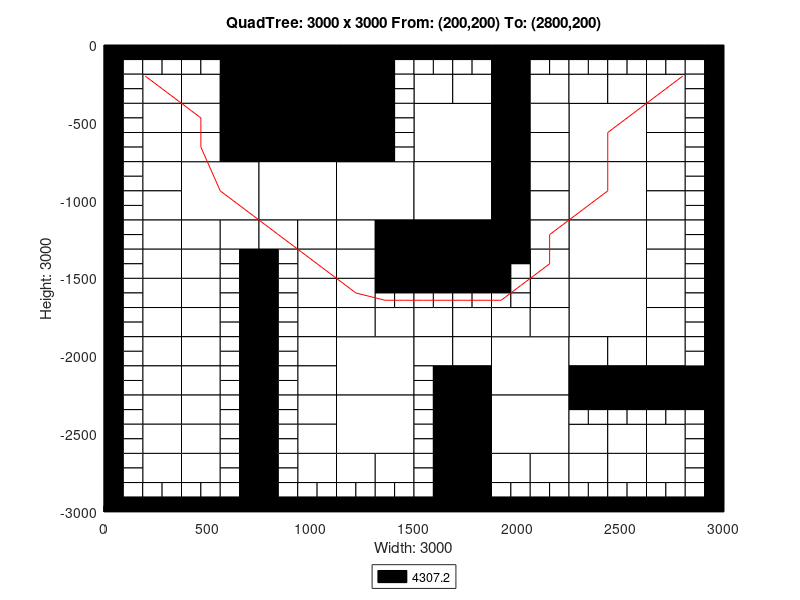

The MATLAB script that drew this image:
axis([0 3000 -3000 0]);
title('QuadTree: 3000 x 3000 From: (200,200) To: (2800,200)');
xlabel('Width: 3000');
ylabel('Height: 3000');
rectangle('Position',[750 -375 375 375], 'FaceColor',[0 0 0]);
rectangle('Position',[750 -750 375 375], 'FaceColor',[0 0 0]);
rectangle('Position',[375 -1125 375 375], 'FaceColor',[1 1 1]);
rectangle('Position',[750 -1125 375 375], 'FaceColor',[1 1 1]);
rectangle('Position',[1125 -1125 375 375], 'FaceColor',[1 1 1]);
rectangle('Position',[1500 -750 375 375], 'FaceColor',[1 1 1]);
rectangle('Position',[2250 -750 375 375], 'FaceColor',[1 1 1]);
rectangle('Position',[1500 -1125 375 375], 'FaceColor',[1 1 1]);
rectangle('Position',[1500 -1500 375 375], 'FaceColor',[0 0 0]);
rectangle('Position',[2250 -1125 375 375], 'FaceColor',[1 1 1]);
rectangle('Position',[2250 -1500 375 375], 'FaceColor',[1 1 1]);
rectangle('Position',[1125 -2250 375 375], 'FaceColor',[1 1 1]);
rectangle('Position',[1125 -2625 375 375], 'FaceColor',[1 1 1]);
rectangle('Position',[1875 -2250 375 375], 'FaceColor',[1 1 1]);
rectangle('Position',[2250 -1875 375 375], 'FaceColor',[1 1 1]);
rectangle('Position',[1875 -2625 375 375], 'FaceColor',[1 1 1]);
rectangle('Position',[187.5 -375 187.5 187.5], 'FaceColor',[1 1 1]);
rectangle('Position',[562.5 -187.5 187.5 187.5], 'FaceColor',[0 0 0]);
rectangle('Position',[375 -375 187.5 187.5], 'FaceColor',[1 1 1]);
rectangle('Position',[562.5 -375 187.5 187.5], 'FaceColor',[0 0 0]);
rectangle('Position',[187.5 -562.5 187.5 187.5], 'FaceColor',[1 1 1]);
rectangle('Position',[187.5 -750 187.5 187.5], 'FaceColor',[1 1 1]);
rectangle('Position',[375 -562.5 187.5 187.5], 'FaceColor',[1 1 1]);
rectangle('Position',[562.5 -562.5 187.5 187.5], 'FaceColor',[0 0 0]);
rectangle('Position',[375 -750 187.5 187.5], 'FaceColor',[1 1 1]);
rectangle('Position',[562.5 -750 187.5 187.5], 'FaceColor',[0 0 0]);
rectangle('Position',[1125 -187.5 187.5 187.5], 'FaceColor',[0 0 0]);
rectangle('Position',[1125 -375 187.5 187.5], 'FaceColor',[0 0 0]);
rectangle('Position',[1125 -562.5 187.5 187.5], 'FaceColor',[0 0 0]);
rectangle('Position',[1125 -750 187.5 187.5], 'FaceColor',[0 0 0]);
rectangle('Position',[187.5 -937.5 187.5 187.5], 'FaceColor',[1 1 1]);
rectangle('Position',[187.5 -1125 187.5 187.5], 'FaceColor',[1 1 1]);
rectangle('Position',[187.5 -1312.5 187.5 187.5], 'FaceColor',[1 1 1]);
rectangle('Position',[187.5 -1500 187.5 187.5], 'FaceColor',[1 1 1]);
rectangle('Position',[375 -1312.5 187.5 187.5], 'FaceColor',[1 1 1]);
rectangle('Position',[562.5 -1312.5 187.5 187.5], 'FaceColor',[1 1 1]);
rectangle('Position',[375 -1500 187.5 187.5], 'FaceColor',[1 1 1]);
rectangle('Position',[750 -1312.5 187.5 187.5], 'FaceColor',[1 1 1]);
rectangle('Position',[937.5 -1312.5 187.5 187.5], 'FaceColor',[1 1 1]);
rectangle('Position',[937.5 -1500 187.5 187.5], 'FaceColor',[1 1 1]);
rectangle('Position',[1125 -1312.5 187.5 187.5], 'FaceColor',[1 1 1]);
rectangle('Position',[1312.5 -1312.5 187.5 187.5], 'FaceColor',[0 0 0]);
rectangle('Position',[1125 -1500 187.5 187.5], 'FaceColor',[1 1 1]);
rectangle('Position',[1312.5 -1500 187.5 187.5], 'FaceColor',[0 0 0]);
rectangle('Position',[1500 -375 187.5 187.5], 'FaceColor',[1 1 1]);
rectangle('Position',[1687.5 -375 187.5 187.5], 'FaceColor',[1 1 1]);
rectangle('Position',[1875 -187.5 187.5 187.5], 'FaceColor',[0 0 0]);
rectangle('Position',[1875 -375 187.5 187.5], 'FaceColor',[0 0 0]);
rectangle('Position',[2062.5 -375 187.5 187.5], 'FaceColor',[1 1 1]);
rectangle('Position',[1875 -562.5 187.5 187.5], 'FaceColor',[0 0 0]);
rectangle('Position',[2062.5 -562.5 187.5 187.5], 'FaceColor',[1 1 1]);
rectangle('Position',[1875 -750 187.5 187.5], 'FaceColor',[0 0 0]);
rectangle('Position',[2062.5 -750 187.5 187.5], 'FaceColor',[1 1 1]);
rectangle('Position',[2250 -375 187.5 187.5], 'FaceColor',[1 1 1]);
rectangle('Position',[2437.5 -375 187.5 187.5], 'FaceColor',[1 1 1]);
rectangle('Position',[2625 -375 187.5 187.5], 'FaceColor',[1 1 1]);
rectangle('Position',[2625 -562.5 187.5 187.5], 'FaceColor',[1 1 1]);
rectangle('Position',[2625 -750 187.5 187.5], 'FaceColor',[1 1 1]);
rectangle('Position',[1875 -937.5 187.5 187.5], 'FaceColor',[0 0 0]);
rectangle('Position',[2062.5 -937.5 187.5 187.5], 'FaceColor',[1 1 1]);
rectangle('Position',[1875 -1125 187.5 187.5], 'FaceColor',[0 0 0]);
rectangle('Position',[2062.5 -1125 187.5 187.5], 'FaceColor',[1 1 1]);
rectangle('Position',[1875 -1312.5 187.5 187.5], 'FaceColor',[0 0 0]);
rectangle('Position',[2062.5 -1312.5 187.5 187.5], 'FaceColor',[1 1 1]);
rectangle('Position',[2062.5 -1500 187.5 187.5], 'FaceColor',[1 1 1]);
rectangle('Position',[2625 -937.5 187.5 187.5], 'FaceColor',[1 1 1]);
rectangle('Position',[2625 -1125 187.5 187.5], 'FaceColor',[1 1 1]);
rectangle('Position',[2625 -1312.5 187.5 187.5], 'FaceColor',[1 1 1]);
rectangle('Position',[2625 -1500 187.5 187.5], 'FaceColor',[1 1 1]);
rectangle('Position',[187.5 -1687.5 187.5 187.5], 'FaceColor',[1 1 1]);
rectangle('Position',[187.5 -1875 187.5 187.5], 'FaceColor',[1 1 1]);
rectangle('Position',[375 -1687.5 187.5 187.5], 'FaceColor',[1 1 1]);
rectangle('Position',[375 -1875 187.5 187.5], 'FaceColor',[1 1 1]);
rectangle('Position',[187.5 -2062.5 187.5 187.5], 'FaceColor',[1 1 1]);
rectangle('Position',[187.5 -2250 187.5 187.5], 'FaceColor',[1 1 1]);
rectangle('Position',[375 -2062.5 187.5 187.5], 'FaceColor',[1 1 1]);
rectangle('Position',[375 -2250 187.5 187.5], 'FaceColor',[1 1 1]);
rectangle('Position',[937.5 -1687.5 187.5 187.5], 'FaceColor',[1 1 1]);
rectangle('Position',[937.5 -1875 187.5 187.5], 'FaceColor',[1 1 1]);
rectangle('Position',[1125 -1687.5 187.5 187.5], 'FaceColor',[1 1 1]);
rectangle('Position',[1125 -1875 187.5 187.5], 'FaceColor',[1 1 1]);
rectangle('Position',[1312.5 -1875 187.5 187.5], 'FaceColor',[1 1 1]);
rectangle('Position',[937.5 -2062.5 187.5 187.5], 'FaceColor',[1 1 1]);
rectangle('Position',[937.5 -2250 187.5 187.5], 'FaceColor',[1 1 1]);
rectangle('Position',[187.5 -2437.5 187.5 187.5], 'FaceColor',[1 1 1]);
rectangle('Position',[187.5 -2625 187.5 187.5], 'FaceColor',[1 1 1]);
rectangle('Position',[375 -2437.5 187.5 187.5], 'FaceColor',[1 1 1]);
rectangle('Position',[375 -2625 187.5 187.5], 'FaceColor',[1 1 1]);
rectangle('Position',[187.5 -2812.5 187.5 187.5], 'FaceColor',[1 1 1]);
rectangle('Position',[375 -2812.5 187.5 187.5], 'FaceColor',[1 1 1]);
rectangle('Position',[937.5 -2437.5 187.5 187.5], 'FaceColor',[1 1 1]);
rectangle('Position',[937.5 -2625 187.5 187.5], 'FaceColor',[1 1 1]);
rectangle('Position',[937.5 -2812.5 187.5 187.5], 'FaceColor',[1 1 1]);
rectangle('Position',[1125 -2812.5 187.5 187.5], 'FaceColor',[1 1 1]);
rectangle('Position',[1312.5 -2812.5 187.5 187.5], 'FaceColor',[1 1 1]);
rectangle('Position',[1500 -1875 187.5 187.5], 'FaceColor',[1 1 1]);
rectangle('Position',[1687.5 -1875 187.5 187.5], 'FaceColor',[1 1 1]);
rectangle('Position',[2062.5 -1687.5 187.5 187.5], 'FaceColor',[1 1 1]);
rectangle('Position',[1875 -1875 187.5 187.5], 'FaceColor',[1 1 1]);
rectangle('Position',[2062.5 -1875 187.5 187.5], 'FaceColor',[1 1 1]);
rectangle('Position',[1500 -2062.5 187.5 187.5], 'FaceColor',[1 1 1]);
rectangle('Position',[1687.5 -2062.5 187.5 187.5], 'FaceColor',[1 1 1]);
rectangle('Position',[1687.5 -2250 187.5 187.5], 'FaceColor',[0 0 0]);
rectangle('Position',[2625 -1687.5 187.5 187.5], 'FaceColor',[1 1 1]);
rectangle('Position',[2625 -1875 187.5 187.5], 'FaceColor',[1 1 1]);
rectangle('Position',[2250 -2062.5 187.5 187.5], 'FaceColor',[1 1 1]);
rectangle('Position',[2437.5 -2062.5 187.5 187.5], 'FaceColor',[1 1 1]);
rectangle('Position',[2250 -2250 187.5 187.5], 'FaceColor',[0 0 0]);
rectangle('Position',[2437.5 -2250 187.5 187.5], 'FaceColor',[0 0 0]);
rectangle('Position',[2625 -2062.5 187.5 187.5], 'FaceColor',[1 1 1]);
rectangle('Position',[2625 -2250 187.5 187.5], 'FaceColor',[0 0 0]);
rectangle('Position',[2812.5 -2250 187.5 187.5], 'FaceColor',[0 0 0]);
rectangle('Position',[1687.5 -2437.5 187.5 187.5], 'FaceColor',[0 0 0]);
rectangle('Position',[1687.5 -2625 187.5 187.5], 'FaceColor',[0 0 0]);
rectangle('Position',[1687.5 -2812.5 187.5 187.5], 'FaceColor',[0 0 0]);
rectangle('Position',[1687.5 -3000 187.5 187.5], 'FaceColor',[0 0 0]);
rectangle('Position',[1875 -2812.5 187.5 187.5], 'FaceColor',[1 1 1]);
rectangle('Position',[2062.5 -2812.5 187.5 187.5], 'FaceColor',[1 1 1]);
rectangle('Position',[2250 -2625 187.5 187.5], 'FaceColor',[1 1 1]);
rectangle('Position',[2437.5 -2625 187.5 187.5], 'FaceColor',[1 1 1]);
rectangle('Position',[2625 -2625 187.5 187.5], 'FaceColor',[1 1 1]);
rectangle('Position',[2250 -2812.5 187.5 187.5], 'FaceColor',[1 1 1]);
rectangle('Position',[2437.5 -2812.5 187.5 187.5], 'FaceColor',[1 1 1]);
rectangle('Position',[2625 -2812.5 187.5 187.5], 'FaceColor',[1 1 1]);
rectangle('Position',[0 -93.75 93.75 93.75], 'FaceColor',[0 0 0]);
rectangle('Position',[93.75 -93.75 93.75 93.75], 'FaceColor',[0 0 0]);
rectangle('Position',[0 -187.5 93.75 93.75], 'FaceColor',[0 0 0]);
rectangle('Position',[93.75 -187.5 93.75 93.75], 'FaceColor',[1 1 1]);
rectangle('Position',[187.5 -93.75 93.75 93.75], 'FaceColor',[0 0 0]);
rectangle('Position',[281.25 -93.75 93.75 93.75], 'FaceColor',[0 0 0]);
rectangle('Position',[187.5 -187.5 93.75 93.75], 'FaceColor',[1 1 1]);
rectangle('Position',[281.25 -187.5 93.75 93.75], 'FaceColor',[1 1 1]);
rectangle('Position',[0 -281.25 93.75 93.75], 'FaceColor',[0 0 0]);
rectangle('Position',[93.75 -281.25 93.75 93.75], 'FaceColor',[1 1 1]);
rectangle('Position',[0 -375 93.75 93.75], 'FaceColor',[0 0 0]);
rectangle('Position',[93.75 -375 93.75 93.75], 'FaceColor',[1 1 1]);
rectangle('Position',[375 -93.75 93.75 93.75], 'FaceColor',[0 0 0]);
rectangle('Position',[468.75 -93.75 93.75 93.75], 'FaceColor',[0 0 0]);
rectangle('Position',[375 -187.5 93.75 93.75], 'FaceColor',[1 1 1]);
rectangle('Position',[468.75 -187.5 93.75 93.75], 'FaceColor',[1 1 1]);
rectangle('Position',[0 -468.75 93.75 93.75], 'FaceColor',[0 0 0]);
rectangle('Position',[93.75 -468.75 93.75 93.75], 'FaceColor',[1 1 1]);
rectangle('Position',[0 -562.5 93.75 93.75], 'FaceColor',[0 0 0]);
rectangle('Position',[93.75 -562.5 93.75 93.75], 'FaceColor',[1 1 1]);
rectangle('Position',[0 -656.25 93.75 93.75], 'FaceColor',[0 0 0]);
rectangle('Position',[93.75 -656.25 93.75 93.75], 'FaceColor',[1 1 1]);
rectangle('Position',[0 -750 93.75 93.75], 'FaceColor',[0 0 0]);
rectangle('Position',[93.75 -750 93.75 93.75], 'FaceColor',[1 1 1]);
rectangle('Position',[1312.5 -93.75 93.75 93.75], 'FaceColor',[0 0 0]);
rectangle('Position',[1406.25 -93.75 93.75 93.75], 'FaceColor',[0 0 0]);
rectangle('Position',[1312.5 -187.5 93.75 93.75], 'FaceColor',[0 0 0]);
rectangle('Position',[1406.25 -187.5 93.75 93.75], 'FaceColor',[1 1 1]);
rectangle('Position',[1312.5 -281.25 93.75 93.75], 'FaceColor',[0 0 0]);
rectangle('Position',[1406.25 -281.25 93.75 93.75], 'FaceColor',[1 1 1]);
rectangle('Position',[1312.5 -375 93.75 93.75], 'FaceColor',[0 0 0]);
rectangle('Position',[1406.25 -375 93.75 93.75], 'FaceColor',[1 1 1]);
rectangle('Position',[1312.5 -468.75 93.75 93.75], 'FaceColor',[0 0 0]);
rectangle('Position',[1406.25 -468.75 93.75 93.75], 'FaceColor',[1 1 1]);
rectangle('Position',[1312.5 -562.5 93.75 93.75], 'FaceColor',[0 0 0]);
rectangle('Position',[1406.25 -562.5 93.75 93.75], 'FaceColor',[1 1 1]);
rectangle('Position',[1312.5 -656.25 93.75 93.75], 'FaceColor',[0 0 0]);
rectangle('Position',[1406.25 -656.25 93.75 93.75], 'FaceColor',[1 1 1]);
rectangle('Position',[1312.5 -750 93.75 93.75], 'FaceColor',[0 0 0]);
rectangle('Position',[1406.25 -750 93.75 93.75], 'FaceColor',[1 1 1]);
rectangle('Position',[0 -843.75 93.75 93.75], 'FaceColor',[0 0 0]);
rectangle('Position',[93.75 -843.75 93.75 93.75], 'FaceColor',[1 1 1]);
rectangle('Position',[0 -937.5 93.75 93.75], 'FaceColor',[0 0 0]);
rectangle('Position',[93.75 -937.5 93.75 93.75], 'FaceColor',[1 1 1]);
rectangle('Position',[0 -1031.25 93.75 93.75], 'FaceColor',[0 0 0]);
rectangle('Position',[93.75 -1031.25 93.75 93.75], 'FaceColor',[1 1 1]);
rectangle('Position',[0 -1125 93.75 93.75], 'FaceColor',[0 0 0]);
rectangle('Position',[93.75 -1125 93.75 93.75], 'FaceColor',[1 1 1]);
rectangle('Position',[0 -1218.75 93.75 93.75], 'FaceColor',[0 0 0]);
rectangle('Position',[93.75 -1218.75 93.75 93.75], 'FaceColor',[1 1 1]);
rectangle('Position',[0 -1312.5 93.75 93.75], 'FaceColor',[0 0 0]);
rectangle('Position',[93.75 -1312.5 93.75 93.75], 'FaceColor',[1 1 1]);
rectangle('Position',[0 -1406.25 93.75 93.75], 'FaceColor',[0 0 0]);
rectangle('Position',[93.75 -1406.25 93.75 93.75], 'FaceColor',[1 1 1]);
rectangle('Position',[0 -1500 93.75 93.75], 'FaceColor',[0 0 0]);
rectangle('Position',[93.75 -1500 93.75 93.75], 'FaceColor',[1 1 1]);
rectangle('Position',[562.5 -1406.25 93.75 93.75], 'FaceColor',[1 1 1]);
rectangle('Position',[656.25 -1406.25 93.75 93.75], 'FaceColor',[0 0 0]);
rectangle('Position',[562.5 -1500 93.75 93.75], 'FaceColor',[1 1 1]);
rectangle('Position',[656.25 -1500 93.75 93.75], 'FaceColor',[0 0 0]);
rectangle('Position',[750 -1406.25 93.75 93.75], 'FaceColor',[0 0 0]);
rectangle('Position',[843.75 -1406.25 93.75 93.75], 'FaceColor',[1 1 1]);
rectangle('Position',[750 -1500 93.75 93.75], 'FaceColor',[0 0 0]);
rectangle('Position',[843.75 -1500 93.75 93.75], 'FaceColor',[1 1 1]);
rectangle('Position',[1500 -93.75 93.75 93.75], 'FaceColor',[0 0 0]);
rectangle('Position',[1593.75 -93.75 93.75 93.75], 'FaceColor',[0 0 0]);
rectangle('Position',[1500 -187.5 93.75 93.75], 'FaceColor',[1 1 1]);
rectangle('Position',[1593.75 -187.5 93.75 93.75], 'FaceColor',[1 1 1]);
rectangle('Position',[1687.5 -93.75 93.75 93.75], 'FaceColor',[0 0 0]);
rectangle('Position',[1781.25 -93.75 93.75 93.75], 'FaceColor',[0 0 0]);
rectangle('Position',[1687.5 -187.5 93.75 93.75], 'FaceColor',[1 1 1]);
rectangle('Position',[1781.25 -187.5 93.75 93.75], 'FaceColor',[1 1 1]);
rectangle('Position',[2062.5 -93.75 93.75 93.75], 'FaceColor',[0 0 0]);
rectangle('Position',[2156.25 -93.75 93.75 93.75], 'FaceColor',[0 0 0]);
rectangle('Position',[2062.5 -187.5 93.75 93.75], 'FaceColor',[1 1 1]);
rectangle('Position',[2156.25 -187.5 93.75 93.75], 'FaceColor',[1 1 1]);
rectangle('Position',[2250 -93.75 93.75 93.75], 'FaceColor',[0 0 0]);
rectangle('Position',[2343.75 -93.75 93.75 93.75], 'FaceColor',[0 0 0]);
rectangle('Position',[2250 -187.5 93.75 93.75], 'FaceColor',[1 1 1]);
rectangle('Position',[2343.75 -187.5 93.75 93.75], 'FaceColor',[1 1 1]);
rectangle('Position',[2437.5 -93.75 93.75 93.75], 'FaceColor',[0 0 0]);
rectangle('Position',[2531.25 -93.75 93.75 93.75], 'FaceColor',[0 0 0]);
rectangle('Position',[2437.5 -187.5 93.75 93.75], 'FaceColor',[1 1 1]);
rectangle('Position',[2531.25 -187.5 93.75 93.75], 'FaceColor',[1 1 1]);
rectangle('Position',[2625 -93.75 93.75 93.75], 'FaceColor',[0 0 0]);
rectangle('Position',[2718.75 -93.75 93.75 93.75], 'FaceColor',[0 0 0]);
rectangle('Position',[2625 -187.5 93.75 93.75], 'FaceColor',[1 1 1]);
rectangle('Position',[2718.75 -187.5 93.75 93.75], 'FaceColor',[1 1 1]);
rectangle('Position',[2812.5 -93.75 93.75 93.75], 'FaceColor',[0 0 0]);
rectangle('Position',[2906.25 -93.75 93.75 93.75], 'FaceColor',[0 0 0]);
rectangle('Position',[2812.5 -187.5 93.75 93.75], 'FaceColor',[1 1 1]);
rectangle('Position',[2906.25 -187.5 93.75 93.75], 'FaceColor',[0 0 0]);
rectangle('Position',[2812.5 -281.25 93.75 93.75], 'FaceColor',[1 1 1]);
rectangle('Position',[2906.25 -281.25 93.75 93.75], 'FaceColor',[0 0 0]);
rectangle('Position',[2812.5 -375 93.75 93.75], 'FaceColor',[1 1 1]);
rectangle('Position',[2906.25 -375 93.75 93.75], 'FaceColor',[0 0 0]);
rectangle('Position',[2812.5 -468.75 93.75 93.75], 'FaceColor',[1 1 1]);
rectangle('Position',[2906.25 -468.75 93.75 93.75], 'FaceColor',[0 0 0]);
rectangle('Position',[2812.5 -562.5 93.75 93.75], 'FaceColor',[1 1 1]);
rectangle('Position',[2906.25 -562.5 93.75 93.75], 'FaceColor',[0 0 0]);
rectangle('Position',[2812.5 -656.25 93.75 93.75], 'FaceColor',[1 1 1]);
rectangle('Position',[2906.25 -656.25 93.75 93.75], 'FaceColor',[0 0 0]);
rectangle('Position',[2812.5 -750 93.75 93.75], 'FaceColor',[1 1 1]);
rectangle('Position',[2906.25 -750 93.75 93.75], 'FaceColor',[0 0 0]);
rectangle('Position',[1875 -1406.25 93.75 93.75], 'FaceColor',[0 0 0]);
rectangle('Position',[1968.75 -1406.25 93.75 93.75], 'FaceColor',[0 0 0]);
rectangle('Position',[1875 -1500 93.75 93.75], 'FaceColor',[0 0 0]);
rectangle('Position',[1968.75 -1500 93.75 93.75], 'FaceColor',[1 1 1]);
rectangle('Position',[2812.5 -843.75 93.75 93.75], 'FaceColor',[1 1 1]);
rectangle('Position',[2906.25 -843.75 93.75 93.75], 'FaceColor',[0 0 0]);
rectangle('Position',[2812.5 -937.5 93.75 93.75], 'FaceColor',[1 1 1]);
rectangle('Position',[2906.25 -937.5 93.75 93.75], 'FaceColor',[0 0 0]);
rectangle('Position',[2812.5 -1031.25 93.75 93.75], 'FaceColor',[1 1 1]);
rectangle('Position',[2906.25 -1031.25 93.75 93.75], 'FaceColor',[0 0 0]);
rectangle('Position',[2812.5 -1125 93.75 93.75], 'FaceColor',[1 1 1]);
rectangle('Position',[2906.25 -1125 93.75 93.75], 'FaceColor',[0 0 0]);
rectangle('Position',[2812.5 -1218.75 93.75 93.75], 'FaceColor',[1 1 1]);
rectangle('Position',[2906.25 -1218.75 93.75 93.75], 'FaceColor',[0 0 0]);
rectangle('Position',[2812.5 -1312.5 93.75 93.75], 'FaceColor',[1 1 1]);
rectangle('Position',[2906.25 -1312.5 93.75 93.75], 'FaceColor',[0 0 0]);
rectangle('Position',[2812.5 -1406.25 93.75 93.75], 'FaceColor',[1 1 1]);
rectangle('Position',[2906.25 -1406.25 93.75 93.75], 'FaceColor',[0 0 0]);
rectangle('Position',[2812.5 -1500 93.75 93.75], 'FaceColor',[1 1 1]);
rectangle('Position',[2906.25 -1500 93.75 93.75], 'FaceColor',[0 0 0]);
rectangle('Position',[0 -1593.75 93.75 93.75], 'FaceColor',[0 0 0]);
rectangle('Position',[93.75 -1593.75 93.75 93.75], 'FaceColor',[1 1 1]);
rectangle('Position',[0 -1687.5 93.75 93.75], 'FaceColor',[0 0 0]);
rectangle('Position',[93.75 -1687.5 93.75 93.75], 'FaceColor',[1 1 1]);
rectangle('Position',[0 -1781.25 93.75 93.75], 'FaceColor',[0 0 0]);
rectangle('Position',[93.75 -1781.25 93.75 93.75], 'FaceColor',[1 1 1]);
rectangle('Position',[0 -1875 93.75 93.75], 'FaceColor',[0 0 0]);
rectangle('Position',[93.75 -1875 93.75 93.75], 'FaceColor',[1 1 1]);
rectangle('Position',[562.5 -1593.75 93.75 93.75], 'FaceColor',[1 1 1]);
rectangle('Position',[656.25 -1593.75 93.75 93.75], 'FaceColor',[0 0 0]);
rectangle('Position',[562.5 -1687.5 93.75 93.75], 'FaceColor',[1 1 1]);
rectangle('Position',[656.25 -1687.5 93.75 93.75], 'FaceColor',[0 0 0]);
rectangle('Position',[562.5 -1781.25 93.75 93.75], 'FaceColor',[1 1 1]);
rectangle('Position',[656.25 -1781.25 93.75 93.75], 'FaceColor',[0 0 0]);
rectangle('Position',[562.5 -1875 93.75 93.75], 'FaceColor',[1 1 1]);
rectangle('Position',[656.25 -1875 93.75 93.75], 'FaceColor',[0 0 0]);
rectangle('Position',[0 -1968.75 93.75 93.75], 'FaceColor',[0 0 0]);
rectangle('Position',[93.75 -1968.75 93.75 93.75], 'FaceColor',[1 1 1]);
rectangle('Position',[0 -2062.5 93.75 93.75], 'FaceColor',[0 0 0]);
rectangle('Position',[93.75 -2062.5 93.75 93.75], 'FaceColor',[1 1 1]);
rectangle('Position',[0 -2156.25 93.75 93.75], 'FaceColor',[0 0 0]);
rectangle('Position',[93.75 -2156.25 93.75 93.75], 'FaceColor',[1 1 1]);
rectangle('Position',[0 -2250 93.75 93.75], 'FaceColor',[0 0 0]);
rectangle('Position',[93.75 -2250 93.75 93.75], 'FaceColor',[1 1 1]);
rectangle('Position',[562.5 -1968.75 93.75 93.75], 'FaceColor',[1 1 1]);
rectangle('Position',[656.25 -1968.75 93.75 93.75], 'FaceColor',[0 0 0]);
rectangle('Position',[562.5 -2062.5 93.75 93.75], 'FaceColor',[1 1 1]);
rectangle('Position',[656.25 -2062.5 93.75 93.75], 'FaceColor',[0 0 0]);
rectangle('Position',[562.5 -2156.25 93.75 93.75], 'FaceColor',[1 1 1]);
rectangle('Position',[656.25 -2156.25 93.75 93.75], 'FaceColor',[0 0 0]);
rectangle('Position',[562.5 -2250 93.75 93.75], 'FaceColor',[1 1 1]);
rectangle('Position',[656.25 -2250 93.75 93.75], 'FaceColor',[0 0 0]);
rectangle('Position',[750 -1593.75 93.75 93.75], 'FaceColor',[0 0 0]);
rectangle('Position',[843.75 -1593.75 93.75 93.75], 'FaceColor',[1 1 1]);
rectangle('Position',[750 -1687.5 93.75 93.75], 'FaceColor',[0 0 0]);
rectangle('Position',[843.75 -1687.5 93.75 93.75], 'FaceColor',[1 1 1]);
rectangle('Position',[750 -1781.25 93.75 93.75], 'FaceColor',[0 0 0]);
rectangle('Position',[843.75 -1781.25 93.75 93.75], 'FaceColor',[1 1 1]);
rectangle('Position',[750 -1875 93.75 93.75], 'FaceColor',[0 0 0]);
rectangle('Position',[843.75 -1875 93.75 93.75], 'FaceColor',[1 1 1]);
rectangle('Position',[1312.5 -1593.75 93.75 93.75], 'FaceColor',[0 0 0]);
rectangle('Position',[1406.25 -1593.75 93.75 93.75], 'FaceColor',[0 0 0]);
rectangle('Position',[1312.5 -1687.5 93.75 93.75], 'FaceColor',[1 1 1]);
rectangle('Position',[1406.25 -1687.5 93.75 93.75], 'FaceColor',[1 1 1]);
rectangle('Position',[750 -1968.75 93.75 93.75], 'FaceColor',[0 0 0]);
rectangle('Position',[843.75 -1968.75 93.75 93.75], 'FaceColor',[1 1 1]);
rectangle('Position',[750 -2062.5 93.75 93.75], 'FaceColor',[0 0 0]);
rectangle('Position',[843.75 -2062.5 93.75 93.75], 'FaceColor',[1 1 1]);
rectangle('Position',[750 -2156.25 93.75 93.75], 'FaceColor',[0 0 0]);
rectangle('Position',[843.75 -2156.25 93.75 93.75], 'FaceColor',[1 1 1]);
rectangle('Position',[750 -2250 93.75 93.75], 'FaceColor',[0 0 0]);
rectangle('Position',[843.75 -2250 93.75 93.75], 'FaceColor',[1 1 1]);
rectangle('Position',[0 -2343.75 93.75 93.75], 'FaceColor',[0 0 0]);
rectangle('Position',[93.75 -2343.75 93.75 93.75], 'FaceColor',[1 1 1]);
rectangle('Position',[0 -2437.5 93.75 93.75], 'FaceColor',[0 0 0]);
rectangle('Position',[93.75 -2437.5 93.75 93.75], 'FaceColor',[1 1 1]);
rectangle('Position',[0 -2531.25 93.75 93.75], 'FaceColor',[0 0 0]);
rectangle('Position',[93.75 -2531.25 93.75 93.75], 'FaceColor',[1 1 1]);
rectangle('Position',[0 -2625 93.75 93.75], 'FaceColor',[0 0 0]);
rectangle('Position',[93.75 -2625 93.75 93.75], 'FaceColor',[1 1 1]);
rectangle('Position',[562.5 -2343.75 93.75 93.75], 'FaceColor',[1 1 1]);
rectangle('Position',[656.25 -2343.75 93.75 93.75], 'FaceColor',[0 0 0]);
rectangle('Position',[562.5 -2437.5 93.75 93.75], 'FaceColor',[1 1 1]);
rectangle('Position',[656.25 -2437.5 93.75 93.75], 'FaceColor',[0 0 0]);
rectangle('Position',[562.5 -2531.25 93.75 93.75], 'FaceColor',[1 1 1]);
rectangle('Position',[656.25 -2531.25 93.75 93.75], 'FaceColor',[0 0 0]);
rectangle('Position',[562.5 -2625 93.75 93.75], 'FaceColor',[1 1 1]);
rectangle('Position',[656.25 -2625 93.75 93.75], 'FaceColor',[0 0 0]);
rectangle('Position',[0 -2718.75 93.75 93.75], 'FaceColor',[0 0 0]);
rectangle('Position',[93.75 -2718.75 93.75 93.75], 'FaceColor',[1 1 1]);
rectangle('Position',[0 -2812.5 93.75 93.75], 'FaceColor',[0 0 0]);
rectangle('Position',[93.75 -2812.5 93.75 93.75], 'FaceColor',[1 1 1]);
rectangle('Position',[0 -2906.25 93.75 93.75], 'FaceColor',[0 0 0]);
rectangle('Position',[93.75 -2906.25 93.75 93.75], 'FaceColor',[1 1 1]);
rectangle('Position',[0 -3000 93.75 93.75], 'FaceColor',[0 0 0]);
rectangle('Position',[93.75 -3000 93.75 93.75], 'FaceColor',[0 0 0]);
rectangle('Position',[187.5 -2906.25 93.75 93.75], 'FaceColor',[1 1 1]);
rectangle('Position',[281.25 -2906.25 93.75 93.75], 'FaceColor',[1 1 1]);
rectangle('Position',[187.5 -3000 93.75 93.75], 'FaceColor',[0 0 0]);
rectangle('Position',[281.25 -3000 93.75 93.75], 'FaceColor',[0 0 0]);
rectangle('Position',[562.5 -2718.75 93.75 93.75], 'FaceColor',[1 1 1]);
rectangle('Position',[656.25 -2718.75 93.75 93.75], 'FaceColor',[0 0 0]);
rectangle('Position',[562.5 -2812.5 93.75 93.75], 'FaceColor',[1 1 1]);
rectangle('Position',[656.25 -2812.5 93.75 93.75], 'FaceColor',[0 0 0]);
rectangle('Position',[375 -2906.25 93.75 93.75], 'FaceColor',[1 1 1]);
rectangle('Position',[468.75 -2906.25 93.75 93.75], 'FaceColor',[1 1 1]);
rectangle('Position',[375 -3000 93.75 93.75], 'FaceColor',[0 0 0]);
rectangle('Position',[468.75 -3000 93.75 93.75], 'FaceColor',[0 0 0]);
rectangle('Position',[562.5 -2906.25 93.75 93.75], 'FaceColor',[1 1 1]);
rectangle('Position',[656.25 -2906.25 93.75 93.75], 'FaceColor',[0 0 0]);
rectangle('Position',[562.5 -3000 93.75 93.75], 'FaceColor',[0 0 0]);
rectangle('Position',[656.25 -3000 93.75 93.75], 'FaceColor',[0 0 0]);
rectangle('Position',[750 -2343.75 93.75 93.75], 'FaceColor',[0 0 0]);
rectangle('Position',[843.75 -2343.75 93.75 93.75], 'FaceColor',[1 1 1]);
rectangle('Position',[750 -2437.5 93.75 93.75], 'FaceColor',[0 0 0]);
rectangle('Position',[843.75 -2437.5 93.75 93.75], 'FaceColor',[1 1 1]);
rectangle('Position',[750 -2531.25 93.75 93.75], 'FaceColor',[0 0 0]);
rectangle('Position',[843.75 -2531.25 93.75 93.75], 'FaceColor',[1 1 1]);
rectangle('Position',[750 -2625 93.75 93.75], 'FaceColor',[0 0 0]);
rectangle('Position',[843.75 -2625 93.75 93.75], 'FaceColor',[1 1 1]);
rectangle('Position',[750 -2718.75 93.75 93.75], 'FaceColor',[0 0 0]);
rectangle('Position',[843.75 -2718.75 93.75 93.75], 'FaceColor',[1 1 1]);
rectangle('Position',[750 -2812.5 93.75 93.75], 'FaceColor',[0 0 0]);
rectangle('Position',[843.75 -2812.5 93.75 93.75], 'FaceColor',[1 1 1]);
rectangle('Position',[750 -2906.25 93.75 93.75], 'FaceColor',[0 0 0]);
rectangle('Position',[843.75 -2906.25 93.75 93.75], 'FaceColor',[1 1 1]);
rectangle('Position',[750 -3000 93.75 93.75], 'FaceColor',[0 0 0]);
rectangle('Position',[843.75 -3000 93.75 93.75], 'FaceColor',[0 0 0]);
rectangle('Position',[937.5 -2906.25 93.75 93.75], 'FaceColor',[1 1 1]);
rectangle('Position',[1031.25 -2906.25 93.75 93.75], 'FaceColor',[1 1 1]);
rectangle('Position',[937.5 -3000 93.75 93.75], 'FaceColor',[0 0 0]);
rectangle('Position',[1031.25 -3000 93.75 93.75], 'FaceColor',[0 0 0]);
rectangle('Position',[1125 -2906.25 93.75 93.75], 'FaceColor',[1 1 1]);
rectangle('Position',[1218.75 -2906.25 93.75 93.75], 'FaceColor',[1 1 1]);
rectangle('Position',[1125 -3000 93.75 93.75], 'FaceColor',[0 0 0]);
rectangle('Position',[1218.75 -3000 93.75 93.75], 'FaceColor',[0 0 0]);
rectangle('Position',[1312.5 -2906.25 93.75 93.75], 'FaceColor',[1 1 1]);
rectangle('Position',[1406.25 -2906.25 93.75 93.75], 'FaceColor',[1 1 1]);
rectangle('Position',[1312.5 -3000 93.75 93.75], 'FaceColor',[0 0 0]);
rectangle('Position',[1406.25 -3000 93.75 93.75], 'FaceColor',[0 0 0]);
rectangle('Position',[1500 -1593.75 93.75 93.75], 'FaceColor',[0 0 0]);
rectangle('Position',[1593.75 -1593.75 93.75 93.75], 'FaceColor',[0 0 0]);
rectangle('Position',[1500 -1687.5 93.75 93.75], 'FaceColor',[1 1 1]);
rectangle('Position',[1593.75 -1687.5 93.75 93.75], 'FaceColor',[1 1 1]);
rectangle('Position',[1687.5 -1593.75 93.75 93.75], 'FaceColor',[0 0 0]);
rectangle('Position',[1781.25 -1593.75 93.75 93.75], 'FaceColor',[0 0 0]);
rectangle('Position',[1687.5 -1687.5 93.75 93.75], 'FaceColor',[1 1 1]);
rectangle('Position',[1781.25 -1687.5 93.75 93.75], 'FaceColor',[1 1 1]);
rectangle('Position',[1875 -1593.75 93.75 93.75], 'FaceColor',[0 0 0]);
rectangle('Position',[1968.75 -1593.75 93.75 93.75], 'FaceColor',[1 1 1]);
rectangle('Position',[1875 -1687.5 93.75 93.75], 'FaceColor',[1 1 1]);
rectangle('Position',[1968.75 -1687.5 93.75 93.75], 'FaceColor',[1 1 1]);
rectangle('Position',[1500 -2156.25 93.75 93.75], 'FaceColor',[1 1 1]);
rectangle('Position',[1593.75 -2156.25 93.75 93.75], 'FaceColor',[0 0 0]);
rectangle('Position',[1500 -2250 93.75 93.75], 'FaceColor',[1 1 1]);
rectangle('Position',[1593.75 -2250 93.75 93.75], 'FaceColor',[0 0 0]);
rectangle('Position',[2812.5 -1593.75 93.75 93.75], 'FaceColor',[1 1 1]);
rectangle('Position',[2906.25 -1593.75 93.75 93.75], 'FaceColor',[0 0 0]);
rectangle('Position',[2812.5 -1687.5 93.75 93.75], 'FaceColor',[1 1 1]);
rectangle('Position',[2906.25 -1687.5 93.75 93.75], 'FaceColor',[0 0 0]);
rectangle('Position',[2812.5 -1781.25 93.75 93.75], 'FaceColor',[1 1 1]);
rectangle('Position',[2906.25 -1781.25 93.75 93.75], 'FaceColor',[0 0 0]);
rectangle('Position',[2812.5 -1875 93.75 93.75], 'FaceColor',[1 1 1]);
rectangle('Position',[2906.25 -1875 93.75 93.75], 'FaceColor',[0 0 0]);
rectangle('Position',[2812.5 -1968.75 93.75 93.75], 'FaceColor',[1 1 1]);
rectangle('Position',[2906.25 -1968.75 93.75 93.75], 'FaceColor',[0 0 0]);
rectangle('Position',[2812.5 -2062.5 93.75 93.75], 'FaceColor',[1 1 1]);
rectangle('Position',[2906.25 -2062.5 93.75 93.75], 'FaceColor',[0 0 0]);
rectangle('Position',[1500 -2343.75 93.75 93.75], 'FaceColor',[1 1 1]);
rectangle('Position',[1593.75 -2343.75 93.75 93.75], 'FaceColor',[0 0 0]);
rectangle('Position',[1500 -2437.5 93.75 93.75], 'FaceColor',[1 1 1]);
rectangle('Position',[1593.75 -2437.5 93.75 93.75], 'FaceColor',[0 0 0]);
rectangle('Position',[1500 -2531.25 93.75 93.75], 'FaceColor',[1 1 1]);
rectangle('Position',[1593.75 -2531.25 93.75 93.75], 'FaceColor',[0 0 0]);
rectangle('Position',[1500 -2625 93.75 93.75], 'FaceColor',[1 1 1]);
rectangle('Position',[1593.75 -2625 93.75 93.75], 'FaceColor',[0 0 0]);
rectangle('Position',[1500 -2718.75 93.75 93.75], 'FaceColor',[1 1 1]);
rectangle('Position',[1593.75 -2718.75 93.75 93.75], 'FaceColor',[0 0 0]);
rectangle('Position',[1500 -2812.5 93.75 93.75], 'FaceColor',[1 1 1]);
rectangle('Position',[1593.75 -2812.5 93.75 93.75], 'FaceColor',[0 0 0]);
rectangle('Position',[1500 -2906.25 93.75 93.75], 'FaceColor',[1 1 1]);
rectangle('Position',[1593.75 -2906.25 93.75 93.75], 'FaceColor',[0 0 0]);
rectangle('Position',[1500 -3000 93.75 93.75], 'FaceColor',[0 0 0]);
rectangle('Position',[1593.75 -3000 93.75 93.75], 'FaceColor',[0 0 0]);
rectangle('Position',[1875 -2906.25 93.75 93.75], 'FaceColor',[1 1 1]);
rectangle('Position',[1968.75 -2906.25 93.75 93.75], 'FaceColor',[1 1 1]);
rectangle('Position',[1875 -3000 93.75 93.75], 'FaceColor',[0 0 0]);
rectangle('Position',[1968.75 -3000 93.75 93.75], 'FaceColor',[0 0 0]);
rectangle('Position',[2062.5 -2906.25 93.75 93.75], 'FaceColor',[1 1 1]);
rectangle('Position',[2156.25 -2906.25 93.75 93.75], 'FaceColor',[1 1 1]);
rectangle('Position',[2062.5 -3000 93.75 93.75], 'FaceColor',[0 0 0]);
rectangle('Position',[2156.25 -3000 93.75 93.75], 'FaceColor',[0 0 0]);
rectangle('Position',[2250 -2343.75 93.75 93.75], 'FaceColor',[0 0 0]);
rectangle('Position',[2343.75 -2343.75 93.75 93.75], 'FaceColor',[0 0 0]);
rectangle('Position',[2250 -2437.5 93.75 93.75], 'FaceColor',[1 1 1]);
rectangle('Position',[2343.75 -2437.5 93.75 93.75], 'FaceColor',[1 1 1]);
rectangle('Position',[2437.5 -2343.75 93.75 93.75], 'FaceColor',[0 0 0]);
rectangle('Position',[2531.25 -2343.75 93.75 93.75], 'FaceColor',[0 0 0]);
rectangle('Position',[2437.5 -2437.5 93.75 93.75], 'FaceColor',[1 1 1]);
rectangle('Position',[2531.25 -2437.5 93.75 93.75], 'FaceColor',[1 1 1]);
rectangle('Position',[2625 -2343.75 93.75 93.75], 'FaceColor',[0 0 0]);
rectangle('Position',[2718.75 -2343.75 93.75 93.75], 'FaceColor',[0 0 0]);
rectangle('Position',[2625 -2437.5 93.75 93.75], 'FaceColor',[1 1 1]);
rectangle('Position',[2718.75 -2437.5 93.75 93.75], 'FaceColor',[1 1 1]);
rectangle('Position',[2812.5 -2343.75 93.75 93.75], 'FaceColor',[0 0 0]);
rectangle('Position',[2906.25 -2343.75 93.75 93.75], 'FaceColor',[0 0 0]);
rectangle('Position',[2812.5 -2437.5 93.75 93.75], 'FaceColor',[1 1 1]);
rectangle('Position',[2906.25 -2437.5 93.75 93.75], 'FaceColor',[0 0 0]);
rectangle('Position',[2812.5 -2531.25 93.75 93.75], 'FaceColor',[1 1 1]);
rectangle('Position',[2906.25 -2531.25 93.75 93.75], 'FaceColor',[0 0 0]);
rectangle('Position',[2812.5 -2625 93.75 93.75], 'FaceColor',[1 1 1]);
rectangle('Position',[2906.25 -2625 93.75 93.75], 'FaceColor',[0 0 0]);
rectangle('Position',[2250 -2906.25 93.75 93.75], 'FaceColor',[1 1 1]);
rectangle('Position',[2343.75 -2906.25 93.75 93.75], 'FaceColor',[1 1 1]);
rectangle('Position',[2250 -3000 93.75 93.75], 'FaceColor',[0 0 0]);
rectangle('Position',[2343.75 -3000 93.75 93.75], 'FaceColor',[0 0 0]);
rectangle('Position',[2437.5 -2906.25 93.75 93.75], 'FaceColor',[1 1 1]);
rectangle('Position',[2531.25 -2906.25 93.75 93.75], 'FaceColor',[1 1 1]);
rectangle('Position',[2437.5 -3000 93.75 93.75], 'FaceColor',[0 0 0]);
rectangle('Position',[2531.25 -3000 93.75 93.75], 'FaceColor',[0 0 0]);
rectangle('Position',[2812.5 -2718.75 93.75 93.75], 'FaceColor',[1 1 1]);
rectangle('Position',[2906.25 -2718.75 93.75 93.75], 'FaceColor',[0 0 0]);
rectangle('Position',[2812.5 -2812.5 93.75 93.75], 'FaceColor',[1 1 1]);
rectangle('Position',[2906.25 -2812.5 93.75 93.75], 'FaceColor',[0 0 0]);
rectangle('Position',[2625 -2906.25 93.75 93.75], 'FaceColor',[1 1 1]);
rectangle('Position',[2718.75 -2906.25 93.75 93.75], 'FaceColor',[1 1 1]);
rectangle('Position',[2625 -3000 93.75 93.75], 'FaceColor',[0 0 0]);
rectangle('Position',[2718.75 -3000 93.75 93.75], 'FaceColor',[0 0 0]);
rectangle('Position',[2812.5 -2906.25 93.75 93.75], 'FaceColor',[1 1 1]);
rectangle('Position',[2906.25 -2906.25 93.75 93.75], 'FaceColor',[0 0 0]);
rectangle('Position',[2812.5 -3000 93.75 93.75], 'FaceColor',[0 0 0]);
rectangle('Position',[2906.25 -3000 93.75 93.75], 'FaceColor',[0 0 0]);
X=[2800,2718.75,2437.5,2437.5,2156.25,2156.25,2015.62,1921.88,1828.12,1734.38,1640.62,1546.88,1453.12,1359.38,1218.75,1031.25,843.75,562.5,468.75,468.75,281.25,200];
Y=[-200,-281.25,-562.5,-937.5,-1218.75,-1406.25,-1546.88,-1640.62,-1640.62,-1640.62,-1640.62,-1640.62,-1640.62,-1640.62,-1593.75,-1406.25,-1218.75,-937.5,-656.25,-468.75,-281.25,-200];
hold on;
plot(X,Y,'r');
legend('4307.2','Location','southoutside');
